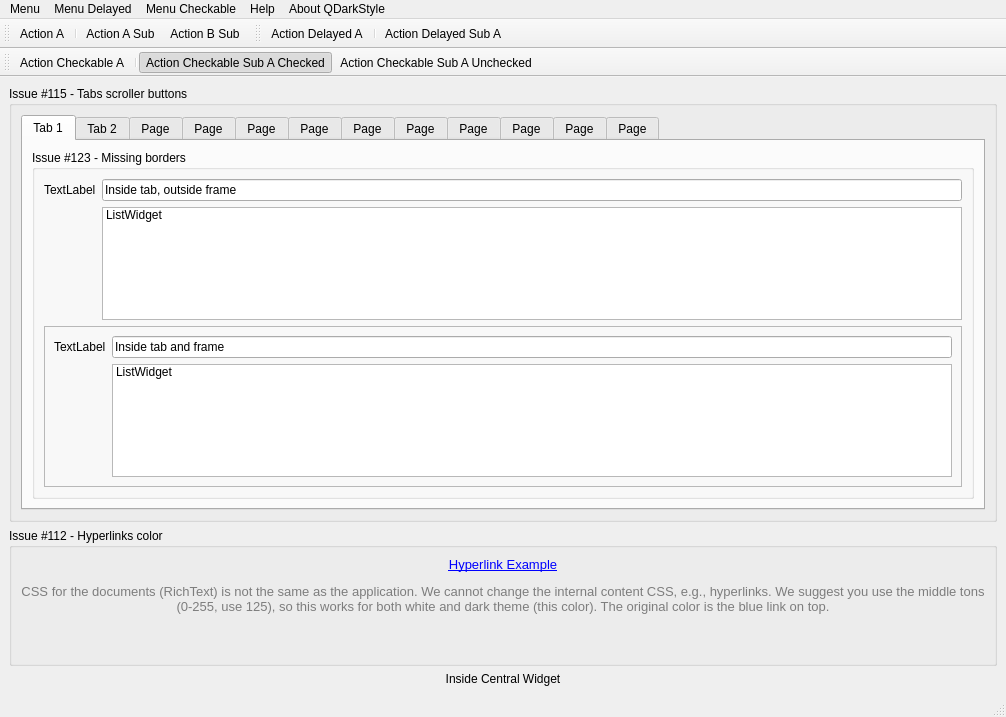
<?xml version="1.0" encoding="UTF-8"?>
<ui version="4.0">
 <class>MainWindow</class>
 <widget class="QMainWindow" name="MainWindow">
  <property name="geometry">
   <rect>
    <x>0</x>
    <y>0</y>
    <width>1006</width>
    <height>717</height>
   </rect>
  </property>
  <property name="windowTitle">
   <string>MainWindow</string>
  </property>
  <widget class="QWidget" name="centralwidget">
   <layout class="QGridLayout" name="gridLayout_7">
    <item row="0" column="0">
     <widget class="QGroupBox" name="groupBox_2">
      <property name="title">
       <string>Issue #115 - Tabs scroller buttons</string>
      </property>
      <layout class="QGridLayout" name="gridLayout">
       <item row="0" column="0">
        <widget class="QTabWidget" name="tabWidget">
         <property name="currentIndex">
          <number>0</number>
         </property>
         <widget class="QWidget" name="tab">
          <attribute name="title">
           <string>Tab 1</string>
          </attribute>
          <layout class="QGridLayout" name="gridLayout_4">
           <item row="1" column="0">
            <widget class="QGroupBox" name="groupBox_3">
             <property name="title">
              <string>Issue #123 - Missing borders</string>
             </property>
             <layout class="QGridLayout" name="gridLayout_5">
              <item row="0" column="0">
               <widget class="QLabel" name="label_2">
                <property name="text">
                 <string>TextLabel</string>
                </property>
               </widget>
              </item>
              <item row="0" column="1">
               <widget class="QLineEdit" name="lineEdit">
                <property name="text">
                 <string>Inside tab, outside frame</string>
                </property>
               </widget>
              </item>
              <item row="2" column="0" colspan="2">
               <widget class="QFrame" name="frame">
                <property name="frameShape">
                 <enum>QFrame::StyledPanel</enum>
                </property>
                <property name="frameShadow">
                 <enum>QFrame::Raised</enum>
                </property>
                <layout class="QFormLayout" name="formLayout">
                 <property name="fieldGrowthPolicy">
                  <enum>QFormLayout::AllNonFixedFieldsGrow</enum>
                 </property>
                 <item row="0" column="0">
                  <widget class="QLabel" name="label_3">
                   <property name="text">
                    <string>TextLabel</string>
                   </property>
                  </widget>
                 </item>
                 <item row="0" column="1">
                  <widget class="QLineEdit" name="lineEdit_2">
                   <property name="text">
                    <string>Inside tab and frame</string>
                   </property>
                  </widget>
                 </item>
                 <item row="1" column="1">
                  <widget class="QListWidget" name="listWidget_2">
                   <item>
                    <property name="text">
                     <string>ListWidget</string>
                    </property>
                   </item>
                  </widget>
                 </item>
                </layout>
               </widget>
              </item>
              <item row="1" column="1">
               <widget class="QListWidget" name="listWidget">
                <item>
                 <property name="text">
                  <string>ListWidget</string>
                 </property>
                </item>
               </widget>
              </item>
             </layout>
            </widget>
           </item>
          </layout>
         </widget>
         <widget class="QWidget" name="tab_2">
          <attribute name="title">
           <string>Tab 2</string>
          </attribute>
          <layout class="QGridLayout" name="gridLayout_6">
           <item row="0" column="0">
            <widget class="QLabel" name="label_4">
             <property name="text">
              <string>TextLabel</string>
             </property>
            </widget>
           </item>
          </layout>
         </widget>
         <widget class="QWidget" name="tab_3">
          <attribute name="title">
           <string>Page</string>
          </attribute>
         </widget>
         <widget class="QWidget" name="tab_4">
          <attribute name="title">
           <string>Page</string>
          </attribute>
         </widget>
         <widget class="QWidget" name="tab_5">
          <attribute name="title">
           <string>Page</string>
          </attribute>
         </widget>
         <widget class="QWidget" name="tab_6">
          <attribute name="title">
           <string>Page</string>
          </attribute>
         </widget>
         <widget class="QWidget" name="tab_7">
          <attribute name="title">
           <string>Page</string>
          </attribute>
         </widget>
         <widget class="QWidget" name="tab_8">
          <attribute name="title">
           <string>Page</string>
          </attribute>
         </widget>
         <widget class="QWidget" name="tab_9">
          <attribute name="title">
           <string>Page</string>
          </attribute>
         </widget>
         <widget class="QWidget" name="tab_10">
          <attribute name="title">
           <string>Page</string>
          </attribute>
         </widget>
         <widget class="QWidget" name="tab_11">
          <attribute name="title">
           <string>Page</string>
          </attribute>
         </widget>
         <widget class="QWidget" name="tab_12">
          <attribute name="title">
           <string>Page</string>
          </attribute>
          <layout class="QGridLayout" name="gridLayout_3"/>
         </widget>
        </widget>
       </item>
      </layout>
     </widget>
    </item>
    <item row="1" column="0">
     <widget class="QGroupBox" name="groupBox">
      <property name="title">
       <string>Issue #112 - Hyperlinks color</string>
      </property>
      <layout class="QGridLayout" name="gridLayout_2">
       <item row="0" column="0">
        <widget class="QLabel" name="label">
         <property name="lineWidth">
          <number>0</number>
         </property>
         <property name="text">
          <string>&lt;html&gt;&lt;head/&gt;&lt;body&gt;&lt;p align=&quot;center&quot;&gt;&lt;a href=&quot;https://github.com/ColinDuquesnoy/QDarkStyleSheet/issues/112&quot;&gt;&lt;span style=&quot; font-size:10pt; text-decoration: underline; color:#0000ff;&quot;&gt;Hyperlink Example&lt;/span&gt;&lt;/a&gt;&lt;/p&gt;&lt;p align=&quot;center&quot;&gt;&lt;span style=&quot; font-size:10pt; color:#7d7d7d;&quot;&gt;CSS for the documents (RichText) is not the same as the application. We cannot change the internal content CSS, e.g., hyperlinks. We suggest you use the middle tons (0-255, use 125), so this works for both white and dark theme (this color). The original color is the blue link on top.&lt;/span&gt;&lt;/p&gt;&lt;p align=&quot;center&quot;&gt;&lt;br/&gt;&lt;/p&gt;&lt;/body&gt;&lt;/html&gt;</string>
         </property>
         <property name="textFormat">
          <enum>Qt::RichText</enum>
         </property>
         <property name="alignment">
          <set>Qt::AlignCenter</set>
         </property>
         <property name="wordWrap">
          <bool>true</bool>
         </property>
         <property name="openExternalLinks">
          <bool>true</bool>
         </property>
         <property name="textInteractionFlags">
          <set>Qt::TextBrowserInteraction</set>
         </property>
        </widget>
       </item>
      </layout>
     </widget>
    </item>
    <item row="2" column="0">
     <widget class="QLabel" name="label_71">
      <property name="text">
       <string>Inside Central Widget</string>
      </property>
      <property name="alignment">
       <set>Qt::AlignCenter</set>
      </property>
     </widget>
    </item>
   </layout>
  </widget>
  <widget class="QMenuBar" name="menubar">
   <property name="geometry">
    <rect>
     <x>0</x>
     <y>0</y>
     <width>1006</width>
     <height>20</height>
    </rect>
   </property>
   <widget class="QMenu" name="menuMenu">
    <property name="title">
     <string>Menu</string>
    </property>
    <widget class="QMenu" name="menuMenuSub">
     <property name="title">
      <string>Menu Sub</string>
     </property>
     <addaction name="actionActionSubA"/>
     <addaction name="actionActionSubB"/>
    </widget>
    <addaction name="actionActionA"/>
    <addaction name="menuMenuSub"/>
   </widget>
   <widget class="QMenu" name="menuMenuDelayed">
    <property name="title">
     <string>Menu Delayed</string>
    </property>
    <widget class="QMenu" name="menuMenuSubDelayed">
     <property name="title">
      <string>Menu Sub Delayed</string>
     </property>
     <addaction name="actionActionDelayedSubA"/>
    </widget>
    <addaction name="actionActionDelayedA"/>
    <addaction name="menuMenuSubDelayed"/>
   </widget>
   <widget class="QMenu" name="menuMenuCheckale">
    <property name="title">
     <string>Menu Checkable</string>
    </property>
    <widget class="QMenu" name="menuNew">
     <property name="title">
      <string>New</string>
     </property>
     <addaction name="separator"/>
     <addaction name="actionNewB"/>
     <addaction name="actionNewD"/>
     <addaction name="actionNewC"/>
     <addaction name="separator"/>
     <addaction name="actionNewE"/>
    </widget>
    <addaction name="actionActionCheckableA"/>
    <addaction name="separator"/>
    <addaction name="menuNew"/>
   </widget>
   <widget class="QMenu" name="menuAbout">
    <property name="title">
     <string>About QDarkStyle</string>
    </property>
   </widget>
   <widget class="QMenu" name="menuHelp">
    <property name="title">
     <string>Help</string>
    </property>
   </widget>
   <addaction name="menuMenu"/>
   <addaction name="menuMenuDelayed"/>
   <addaction name="menuMenuCheckale"/>
   <addaction name="menuHelp"/>
   <addaction name="menuAbout"/>
  </widget>
  <widget class="QStatusBar" name="statusbar"/>
  <widget class="QToolBar" name="toolBar">
   <property name="windowTitle">
    <string>Tool bar actions</string>
   </property>
   <attribute name="toolBarArea">
    <enum>TopToolBarArea</enum>
   </attribute>
   <attribute name="toolBarBreak">
    <bool>false</bool>
   </attribute>
   <addaction name="actionActionA"/>
   <addaction name="separator"/>
   <addaction name="actionActionSubA"/>
   <addaction name="actionActionSubB"/>
  </widget>
  <widget class="QToolBar" name="toolBarDelayed">
   <property name="windowTitle">
    <string>Tool bar actions delayed</string>
   </property>
   <attribute name="toolBarArea">
    <enum>TopToolBarArea</enum>
   </attribute>
   <attribute name="toolBarBreak">
    <bool>false</bool>
   </attribute>
   <addaction name="actionActionDelayedA"/>
   <addaction name="separator"/>
   <addaction name="actionActionDelayedSubA"/>
  </widget>
  <widget class="QToolBar" name="toolBarCheckable">
   <property name="windowTitle">
    <string>Tool bar action checkable</string>
   </property>
   <attribute name="toolBarArea">
    <enum>TopToolBarArea</enum>
   </attribute>
   <attribute name="toolBarBreak">
    <bool>true</bool>
   </attribute>
   <addaction name="actionActionCheckableA"/>
   <addaction name="separator"/>
   <addaction name="actionActionCheckableSubAChecked"/>
   <addaction name="actionActionCheckableSubAUnchecked"/>
  </widget>
  <action name="actionActionA">
   <property name="text">
    <string>Action A</string>
   </property>
  </action>
  <action name="actionActionSubA">
   <property name="text">
    <string>Action A Sub</string>
   </property>
   <property name="toolTip">
    <string>Action A Sub</string>
   </property>
  </action>
  <action name="actionActionSubB">
   <property name="text">
    <string>Action B Sub</string>
   </property>
  </action>
  <action name="actionActionDelayedA">
   <property name="text">
    <string>Action Delayed A</string>
   </property>
   <property name="toolTip">
    <string>Action Delayed A</string>
   </property>
  </action>
  <action name="actionActionDelayedSubA">
   <property name="text">
    <string>Action Delayed Sub A</string>
   </property>
   <property name="toolTip">
    <string>Action Delayed Sub A</string>
   </property>
  </action>
  <action name="actionActionCheckableA">
   <property name="checkable">
    <bool>true</bool>
   </property>
   <property name="text">
    <string>Action Checkable A</string>
   </property>
   <property name="toolTip">
    <string>Action Checkable A</string>
   </property>
  </action>
  <action name="actionActionCheckableSubAChecked">
   <property name="checkable">
    <bool>true</bool>
   </property>
   <property name="checked">
    <bool>true</bool>
   </property>
   <property name="text">
    <string>Action Checkable Sub A Checked</string>
   </property>
   <property name="toolTip">
    <string>Action Checkable Sub A Checked</string>
   </property>
  </action>
  <action name="actionActionCheckableSubAUnchecked">
   <property name="checkable">
    <bool>true</bool>
   </property>
   <property name="text">
    <string>Action Checkable Sub A Unchecked</string>
   </property>
   <property name="toolTip">
    <string>Action Checkable Sub A Unchecked</string>
   </property>
  </action>
  <action name="actionNewB">
   <property name="text">
    <string>New B</string>
   </property>
  </action>
  <action name="actionNewC">
   <property name="text">
    <string>New C</string>
   </property>
  </action>
  <action name="actionNewD">
   <property name="text">
    <string>New D</string>
   </property>
  </action>
  <action name="actionNewE">
   <property name="text">
    <string>New E</string>
   </property>
  </action>
 </widget>
 <tabstops>
  <tabstop>lineEdit</tabstop>
  <tabstop>tabWidget</tabstop>
  <tabstop>lineEdit_2</tabstop>
 </tabstops>
 <resources/>
 <connections/>
</ui>
